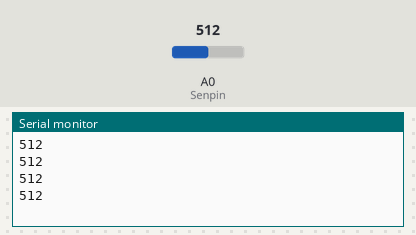
This sketch was run on a simulated Arduino Uno, built with avr-gcc and run on an emulated ATmega328P. Shown: the last lines printed to the serial monitor. The test bench sets the inputs (shaded band); at power-on: A0 (Senpin) = 512.

Above: at 1.2 s.
1.3 s: A0 (Senpin) set to 716
At 1.71 s:
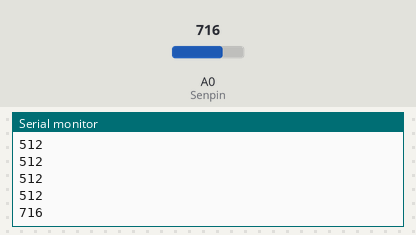
2.8 s: A0 (Senpin) set to 900
At 2.91 s:
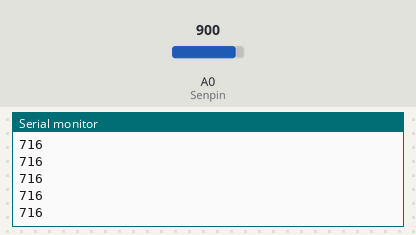
Timing chart, 0 to 5.8 s (numbered marks = the images above; inputs shaded):
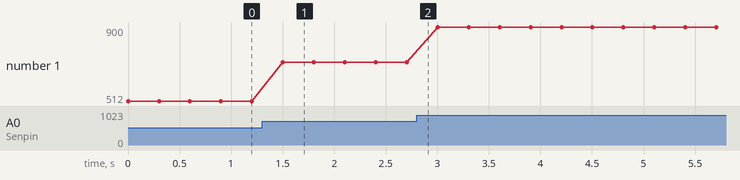

The sketch:

analogRead.ino
```cpp
int Senval=0;

int Senpin=A0;

void setup()
{
    Serial.begin(9600);
}

void loop()
{

    Senval=analogRead(Senpin);
    Serial.println(Senval);


    delay(300);
}
```

Measured:
- after the input at 1.3 s, the serial monitor: prints a new line after 0.20 s (image 1)
- plotted number 1: 512 → 716 after the input at 1.3 s, 716 → 900 after the input at 2.8 s
